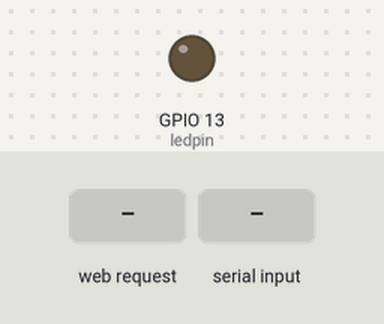
Recording of a sketch running on a simulated ESP32. Parts: output pins drawn as LEDs (lit = HIGH). Inputs (shaded band) come from the test bench. WiFi joins after 1.5 s; servers stay silent unless stated; nothing arrives over Bluetooth unless stated.

Above: at 2.7 s.
2.8 s: HTTP request GET /H received
At 3.6 s:
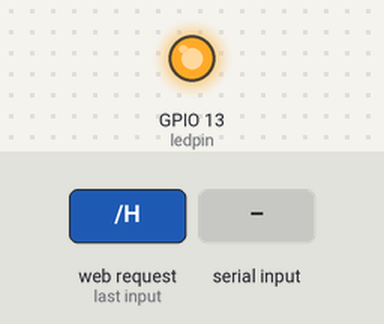
4.3 s: HTTP request GET /L received
At 4.8 s:
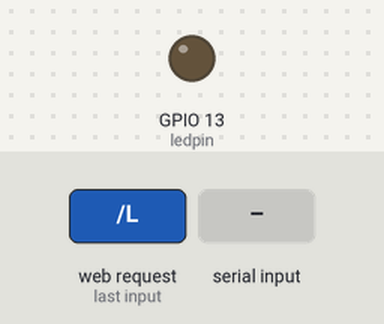
5.8 s: "1\n" received over the second serial link
At 7.0 s:
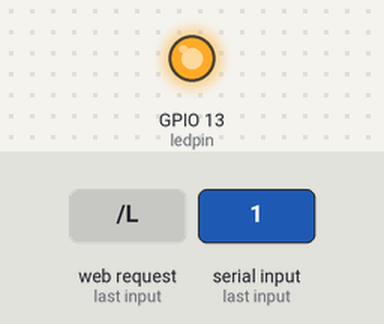
Timing chart, 0 to 8.8 s (numbered marks = the images above; inputs shaded):
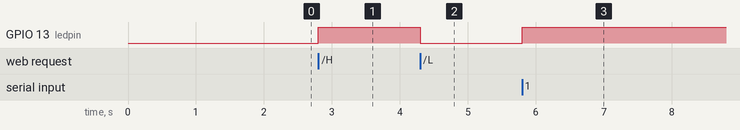

Measured:
- after the input at 2.8 s, GPIO 13 (ledpin): LOW → HIGH at once
- after the input at 4.3 s, GPIO 13 (ledpin): HIGH → LOW at once
- after the input at 5.8 s, GPIO 13 (ledpin): LOW → HIGH at once

The sketch:

wifi_Bluetooth_blink.ino
```cpp
#include <WiFi.h>
#include <BluetoothSerial.h>

const char* ssid     = "910";
const char* password = "Bl3ss3d@20";

BluetoothSerial SerialBT;
WiFiServer server(80);
const int ledpin = 13;

void setup() {
    Serial.begin(115200);
    SerialBT.begin("ESP32_BT_Light");

    pinMode(ledpin, OUTPUT);
    WiFi.begin(ssid, password);
    while (WiFi.status() != WL_CONNECTED) {
        delay(500);
    }
    server.begin();
}

void loop() {
    WiFiClient client = server.available();
    if (client) {
        String currentLine = "";
        while (client.connected()) {
            if (client.available()) {
                char c = client.read();
                if (c == '\n' && currentLine.length() == 0) {
                    client.println("HTTP/1.1 200 OK");
                    client.println("Content-type:text/html");
                    client.println();
                    client.print("Click <a href=\"/H\">here</a> to turn the LED on.<br>");
                    client.print("Click <a href=\"/L\">here</a> to turn the LED off.<br>");
                    client.println();
                    break;
                } else if (c == '\n') {
                    currentLine = "";
                } else if (c != '\r') {
                    currentLine += c;
                }

                if (currentLine.endsWith("GET /H")) {
                    digitalWrite(ledpin, HIGH);
                }
                if (currentLine.endsWith("GET /L")) {
                    digitalWrite(ledpin, LOW);
                }
                if (currentLine.endsWith("GET /favicon.ico")) {
                    client.println("HTTP/1.1 204 No Content");
                    client.println("Connection: close");
                    client.println();
                    break;
                }
            }
        }
        client.stop();
    }

    if (SerialBT.available()) {
        char btData = SerialBT.read();
        if (btData == '1') {
            digitalWrite(ledpin, HIGH);
            SerialBT.println("LED ON");
        } else if (btData == '0') {
            digitalWrite(ledpin, LOW);
            SerialBT.println("LED OFF");
        }
    }
}
```
